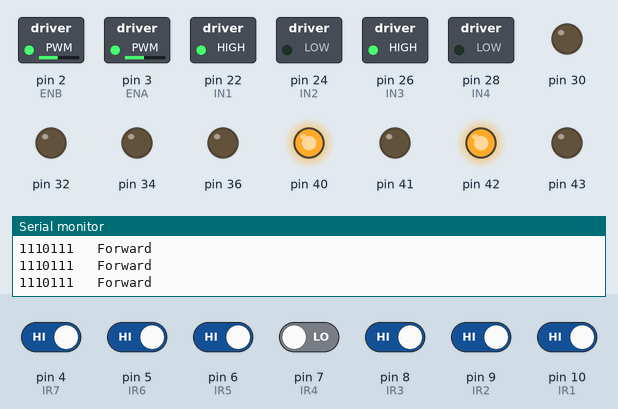
Recording of a sketch running on a simulated Arduino Mega 2560, built with avr-gcc and run on an emulated ATmega2560. Parts: switched loads named in the sketch (green lamp = pin HIGH), output pins drawn as LEDs (lit = HIGH), the last lines printed to the serial monitor. The inputs (shaded band) are chosen by the test bench; at power-on: pin 4 (IR7), pin 5 (IR6), pin 6 (IR5), pin 8 (IR3), pin 9 (IR2), pin 10 (IR1) HIGH, pin 7 (IR4) LOW.

Above: at 11.2 s.
11.3 s: pin 4 (IR7) driven LOW and pin 7 (IR4) driven HIGH
At 11.9 s:
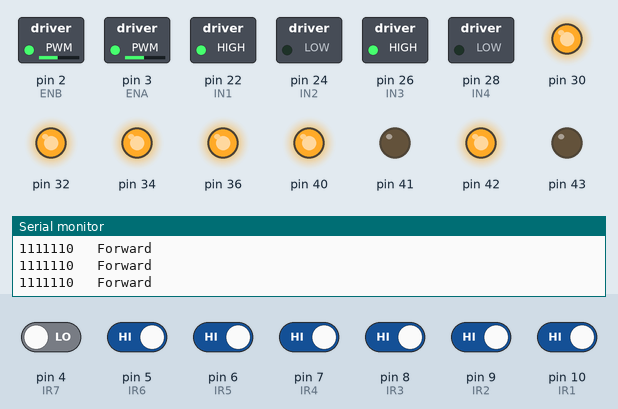
12.8 s: pin 5 (IR6) driven LOW
At 13.1 s:
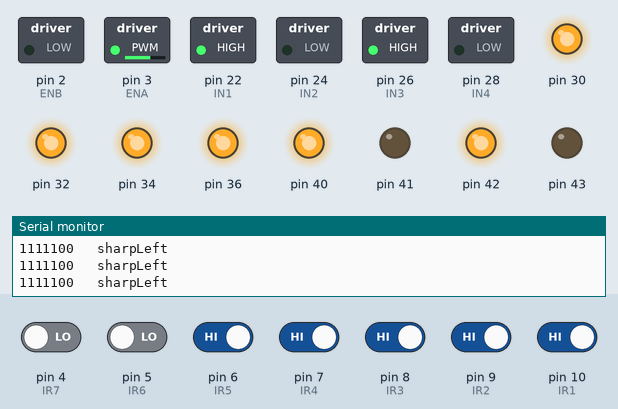
14.3 s: pin 7 (IR4) driven LOW
At 14.7 s:
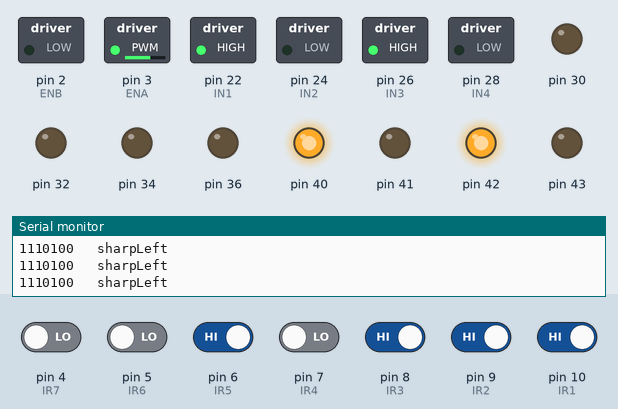
15.8 s: pin 7 (IR4) driven HIGH
At 16.2 s:
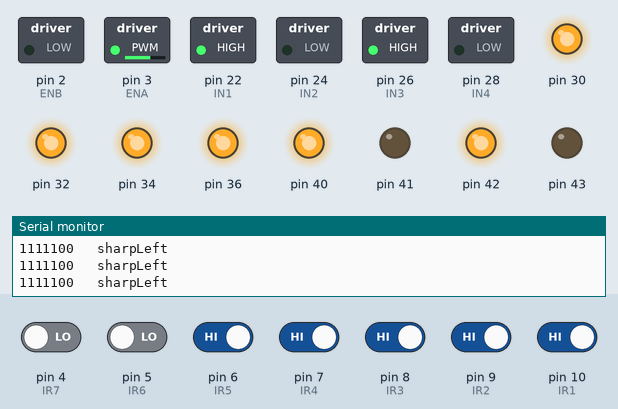
17.3 s: pin 6 (IR5) driven LOW and pin 9 (IR2) driven LOW
At 17.7 s:
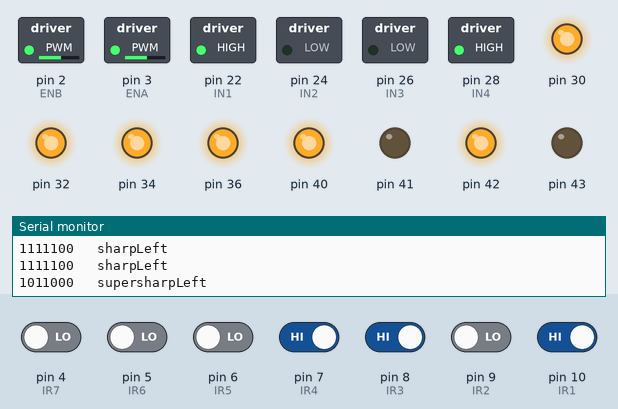
20.3 s: pin 7 (IR4) driven LOW
At 20.9 s:
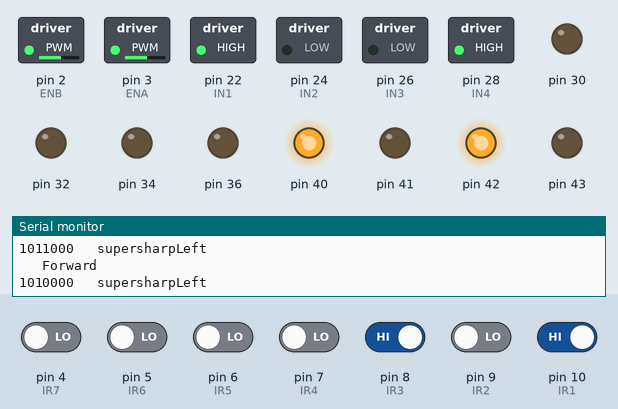
Timing chart, 0 to 23.3 s (numbered marks = the images above; inputs shaded):
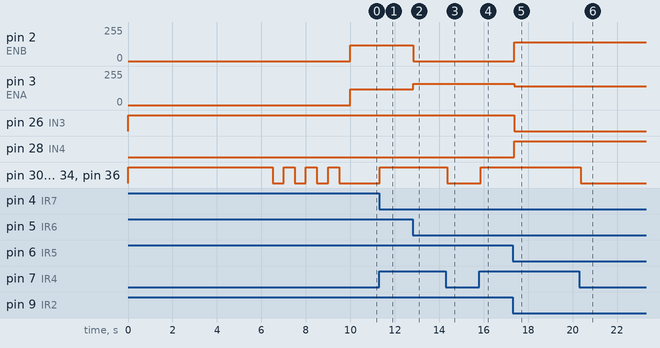

The sketch:

Line-Following-RobotMW.ino
```cpp
// GLOBAL VARIABLES
// Motor Driver Pin Numbers
int IN1 = 22;    // Right Motor Forward
int IN2 = 24;    // Right Motor Backward
int ENA = 3;     // Right Motor Speed Control (PWM)
int IN3 = 26;    // Left Motor Forward
int IN4 = 28;    // Left Motor Backward
int ENB = 2;     // Left Motor Speed Control (PWM)

// IR Sensor Pin Numbers (PWM)
int IR1 = 10;   // L3 (Far Left)
int IR2 = 9;    // L2
int IR3 = 8;    // L1
int IR4 = 7;    // C  (Center)
int IR5 = 6;    // R1
int IR6 = 5;    // R2
int IR7 = 4;    // R3 (Far Right)

// Turning Strengths (for corrections)
int base = 85;
int micro = base + 55;
int turns = base + 65;
int sharp = base + 75;

// Used for remembering the previous action taken for when the line is lost or when a pattern is unrecognized
int lastAction = 0;

// Used for stopping the wheels when the line is lost for some time
int counter = 0;


// Note: 'void setup' and 'void loop' are special functions that Arduino "knows" to run automatically. Any other functions created besides the setup and loop functions must be called manually!
void setup() {            // void setup runs ONCE on startup
  Serial.begin(9600);     // Starts Serial communication at a Baud rate of 9600. Baud is how often the signal can change per second.

  // Motor Pins Setup (as outputs)
  pinMode(IN1, OUTPUT);
  pinMode(IN2, OUTPUT);
  pinMode(ENA, OUTPUT);
  pinMode(IN3, OUTPUT);
  pinMode(IN4, OUTPUT);
  pinMode(ENB, OUTPUT);

  // IR Sensor Pins Setup (as inputs)
  pinMode(IR1, INPUT);
  pinMode(IR2, INPUT);
  pinMode(IR3, INPUT);
  pinMode(IR4, INPUT);
  pinMode(IR5, INPUT);
  pinMode(IR6, INPUT);
  pinMode(IR7, INPUT);

  // Wheel Direction Setup
  digitalWrite(IN1, HIGH);  // Right Motor Forward
  digitalWrite(IN2, LOW);
  digitalWrite(IN3, HIGH);  // Left Motor Forward
  digitalWrite(IN4, LOW);

  // Power Pins Setup
  pinMode(30,OUTPUT);
  pinMode(32,OUTPUT);
  pinMode(34,OUTPUT);
  pinMode(36,OUTPUT);
  pinMode(40,OUTPUT);
  pinMode(42,OUTPUT);
  pinMode(44,OUTPUT);
  pinMode(46,OUTPUT);
  pinMode(48,OUTPUT);
  pinMode(50,OUTPUT);
  pinMode(52,OUTPUT);
  digitalWrite(30,HIGH);
  digitalWrite(32,HIGH);
  digitalWrite(34,HIGH);
  digitalWrite(36,HIGH);
  digitalWrite(40,HIGH);
  digitalWrite(42,HIGH);
  digitalWrite(44,HIGH);
  digitalWrite(46,HIGH);
  digitalWrite(48,HIGH);
  digitalWrite(50,HIGH);
  digitalWrite(52,HIGH);

  // Ground Pins Setup
  pinMode(41,OUTPUT);
  pinMode(43,OUTPUT);
  pinMode(45,OUTPUT);
  pinMode(47,OUTPUT);
  pinMode(49,OUTPUT);
  pinMode(51,OUTPUT);
  pinMode(53,OUTPUT);
  digitalWrite(31,LOW);
  digitalWrite(33,LOW);
  digitalWrite(35,LOW);
  digitalWrite(37,LOW);
  digitalWrite(41,LOW);
  digitalWrite(43,LOW);
  digitalWrite(45,LOW);
  digitalWrite(47,LOW);
  digitalWrite(49,LOW);
  digitalWrite(51,LOW);
  digitalWrite(53,LOW);

  startupLights();
  }


void loop() {    // void loop runs over and over after startup
  // Read all IR sensors (Reads 1 on the line and 0 off the line)
  int L3 = digitalRead(IR1);  // Far Left
  int L2 = digitalRead(IR2);
  int L1 = digitalRead(IR3);
  int C = digitalRead(IR4);   // Middle
  int R1 = digitalRead(IR5);
  int R2 = digitalRead(IR6);
  int R3 = digitalRead(IR7);  // Far Right

  if (C == 1) {
    digitalWrite(30,HIGH);
    digitalWrite(32,HIGH);
    digitalWrite(34,HIGH);
    digitalWrite(36,HIGH);
  }
  else {
    digitalWrite(30,LOW);
    digitalWrite(32,LOW);
    digitalWrite(34,LOW);
    digitalWrite(36,LOW);
  }
  // Create Pattern Using Bitwise Operations
  int pattern = (L3 << 6) | (L2 << 5) | (L1 << 4) | (C  << 3) | (R1 << 2) | (R2 << 1) | (R3 << 0);

 // Displays 'pattern' in the Serial Monitor as a String so all 7 digits are seen.
  String patt = String(L3) + String(L2) + String(L1) + String(C) + String(R1) + String(R2) + String(R3);
  Serial.print(patt);
  //Serial.print(pattern, BIN); // BIN tells the Serial Monitor to read 'pattern' in a binary format

  // If the robot is off the line for too long (0b0000000), the counter will rise. It resets if a line is detected.
  if (pattern == 0b0000000) {
    counter += 1;
  }
  else {
    counter = 0;
  }

  // If the counter goes above 50 or the robot goes over a black box (0b1111111), the robot will stop.
  if (counter > 50 || pattern == 0b1111111) {
      stopMotors();
      while(true){}
    }

  // Read pattern -> Take action
  switch(pattern){

    case 0b0001000:
      forward();
      lastAction = 0;
      break;

    case 0b0000100:
      microRight();
      lastAction = 1;
      break;

    case 0b0000010:
      turnRight();
      lastAction = 2;
      break;

    case 0b0000001:
    case 0b0000011:
    case 0b0000111:
    case 0b0001110:
    case 0b0001111:
    case 0b0011111:
      sharpRight();  // For sharp turns (70-90 degree)
      lastAction = 3;
      break;

    case 0b0010001:
    case 0b0001001:
    case 0b0001101:
    case 0b0000101:
      supersharpRight();  // For really sharp turns (30-45 degree)
      break;

    case 0b0010000:
      microLeft();
      lastAction = -1;
      break;

    case 0b0100000:
      turnLeft();
      lastAction = -2;
      break;

    case 0b1000000:
    case 0b1100000:
    case 0b1110000:
    case 0b0111000:
    case 0b1111000:
    case 0b1111100:
      sharpLeft();
      lastAction = -3;
      break;

    case 0b1000100:
    case 0b1001000:
    case 0b1011000:
    case 0b1010000:
      supersharpLeft();
      break;

    // Fallback memory: If line was lost or is pattern was unrecognized, repeat last action taken
    default:
    if(lastAction == 0) forward();
    else if(lastAction == 1) microRight();
    else if(lastAction == 2) turnRight();
    else if(lastAction == 3) sharpRight();
    else if(lastAction == -1) microLeft();
    else if(lastAction == -2) turnLeft();
    else if(lastAction == -3) sharpLeft();
    break;
  }
}

// Motor Speed Control Functions
void forward(){
  digitalWrite(IN1, HIGH);
  digitalWrite(IN2, LOW);
  digitalWrite(IN3, HIGH);
  digitalWrite(IN4, LOW);
  analogWrite(ENA, 120);
  analogWrite(ENB, 118);
  Serial.println(String("   Forward"));
}

void microRight(){
  analogWrite(ENA, base-30);
  analogWrite(ENB, micro);
  Serial.println(String("   microRight"));
}

void microLeft(){
  analogWrite(ENA, micro);
  analogWrite(ENB, base-30);
  Serial.println(String("   microLeft"));
}

void turnRight(){
  analogWrite(ENA, base-80);
  analogWrite(ENB, turns);
  Serial.println(String("   turnRight"));
}

void turnLeft(){
  analogWrite(ENA, turns);
  analogWrite(ENB, base-80);
  Serial.println(String("   turnLeft"));
}

void sharpRight(){
  analogWrite(ENA, 0);
  analogWrite(ENB, sharp);
  Serial.println(String("   sharpRight"));
  delay(125);
}

void sharpLeft(){
  analogWrite(ENA, sharp);
  analogWrite(ENB, 0);
  Serial.println(String("   sharpLeft"));
  delay(125);
}

void supersharpRight(){
  digitalWrite(IN1, LOW);
  digitalWrite(IN2, HIGH);
  analogWrite(ENA, 140);
  analogWrite(ENB, 140);
  Serial.println(String("   supersharpRight"));
  delay(750); // "Don't read anything while first turning for 750ms"

  while (digitalRead(IR3) != 1 && digitalRead(IR4) != 1 && digitalRead(IR5) != 1) {
    // Keep turning until L1, C, or R1 read the line
  }
  forward();
}

void supersharpLeft(){
  digitalWrite(IN3, LOW);
  digitalWrite(IN4, HIGH);
  analogWrite(ENA, 140);
  analogWrite(ENB, 140);
  Serial.println(String("   supersharpLeft"));
  delay(750); // "Dont read anything while first turning for 750ms"

  while (digitalRead(IR3) != 1 && digitalRead(IR4) != 1 && digitalRead(IR5) != 1) {
    // Keep turning until L1, C, or R1 read the line
  }
  forward();
}

void stopMotors(){
  analogWrite(ENA, 0);
  analogWrite(ENB, 0);
  digitalWrite(30,LOW);   // Turn the LED off by making the voltage LOW
  digitalWrite(32,LOW);
  digitalWrite(34,LOW);
  digitalWrite(36,LOW);
  Serial.println(String("   stopMotors"));
}

void startupLights(){
  delay(6000);               // Initial delay
  int count = 0;             // Counting variable fo while loop
  while (count < 4){         // Run loop x - 1 times
    digitalWrite(30,HIGH);   // Turn the LED on (HIGH is the voltage level)
    digitalWrite(32,HIGH);
    digitalWrite(34,HIGH);
    digitalWrite(36,HIGH);
    delay(500);              // Wait for half a second
    digitalWrite(30,LOW);    // Turn the LED off by making the voltage LOW
    digitalWrite(32,LOW);
    digitalWrite(34,LOW);
    digitalWrite(36,LOW);
    delay(500);
    count += 1;              // Count up by 1 at end of loop
  }
}
```

Measured:
- after the input at 11.3 s, pin 30, pin 32, pin 34, pin 36: LOW → HIGH at once
- after the input at 12.8 s, pin 2 (ENB): 118/255 → 0/255 at once; pin 3 (ENA): 120/255 → 160/255 at once
- after the input at 14.3 s, pin 30, pin 32, pin 34, pin 36: HIGH → LOW after 0.05 s
- after the input at 15.8 s, pin 30, pin 32, pin 34, pin 36: LOW → HIGH after 0.06 s
- after the input at 17.3 s, pin 2 (ENB): 0/255 → 140/255 after 0.07 s; pin 3 (ENA): 160/255 → 140/255 after 0.07 s; pin 26 (IN3): HIGH → LOW after 0.07 s; pin 28 (IN4): LOW → HIGH after 0.07 s
- after the input at 20.3 s, pin 30, pin 32, pin 34, pin 36: HIGH → LOW after 0.07 s
